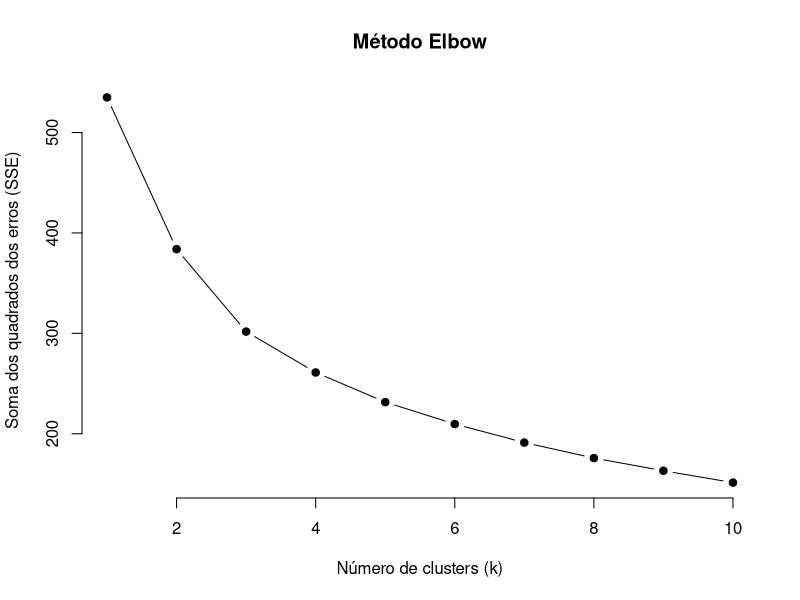
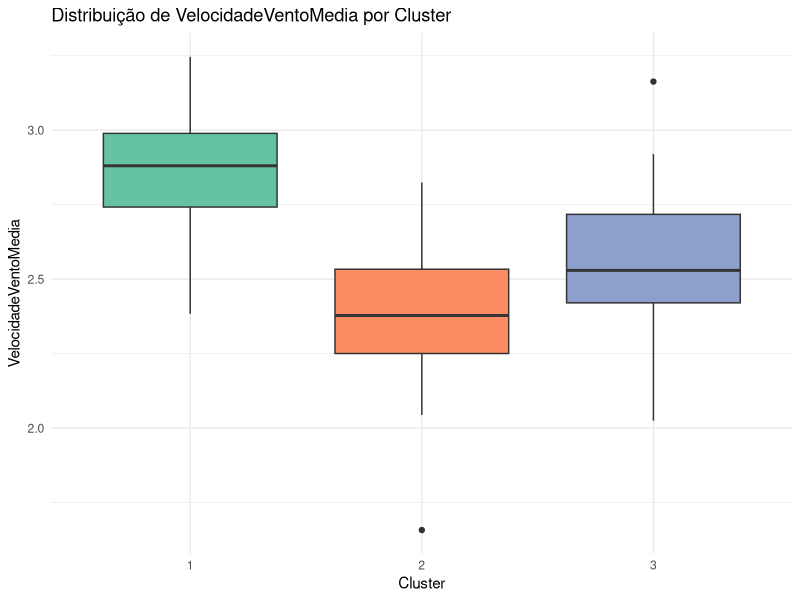
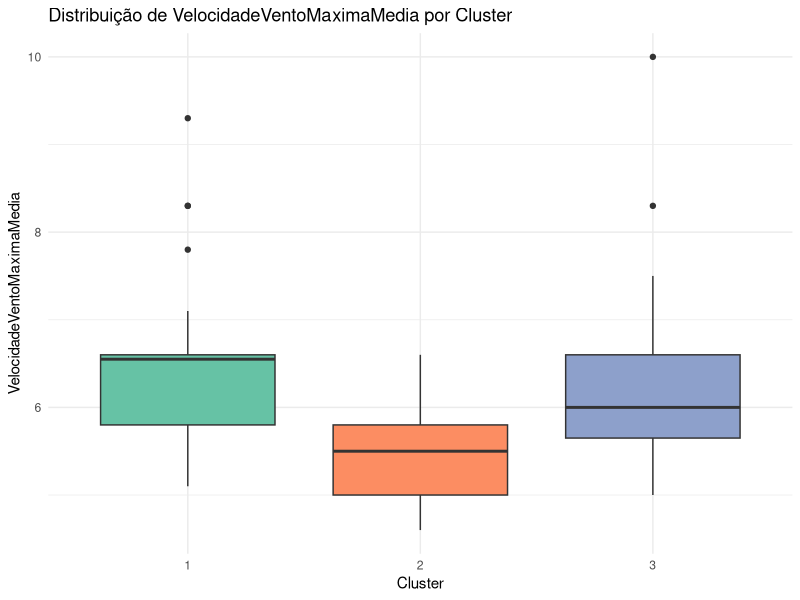
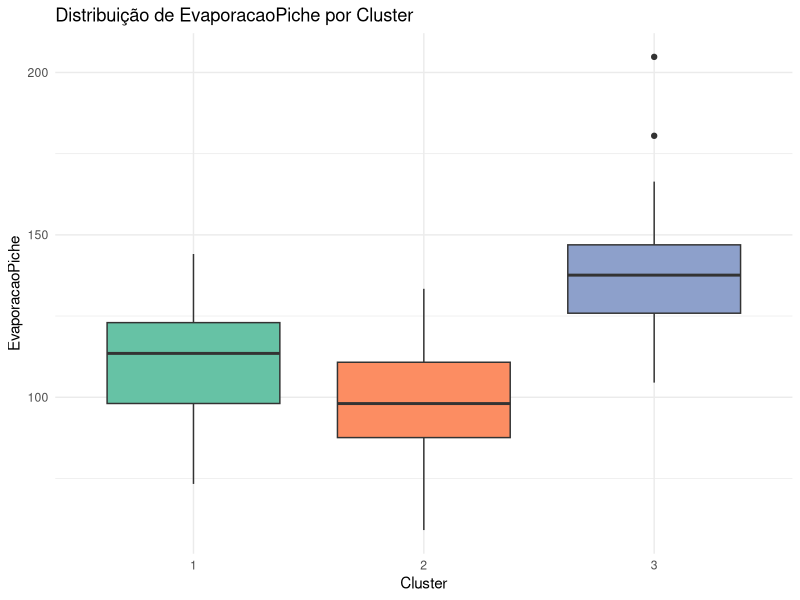
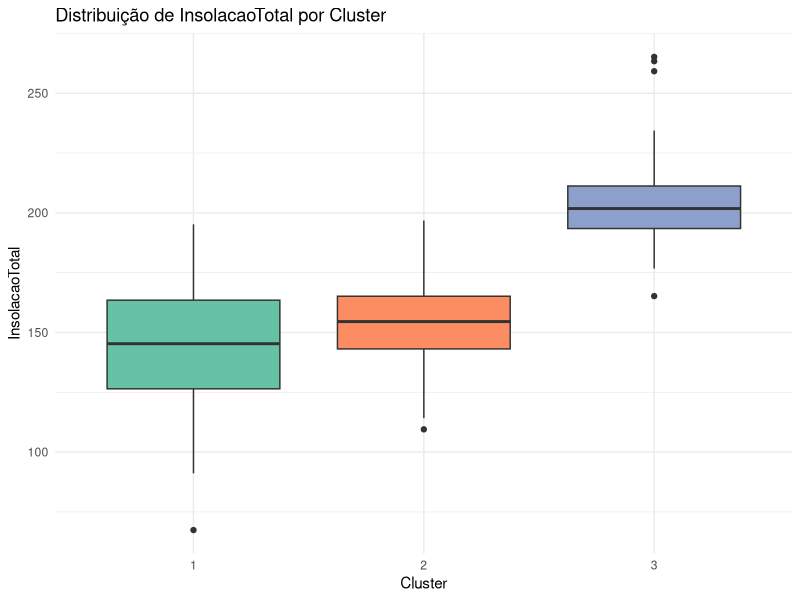
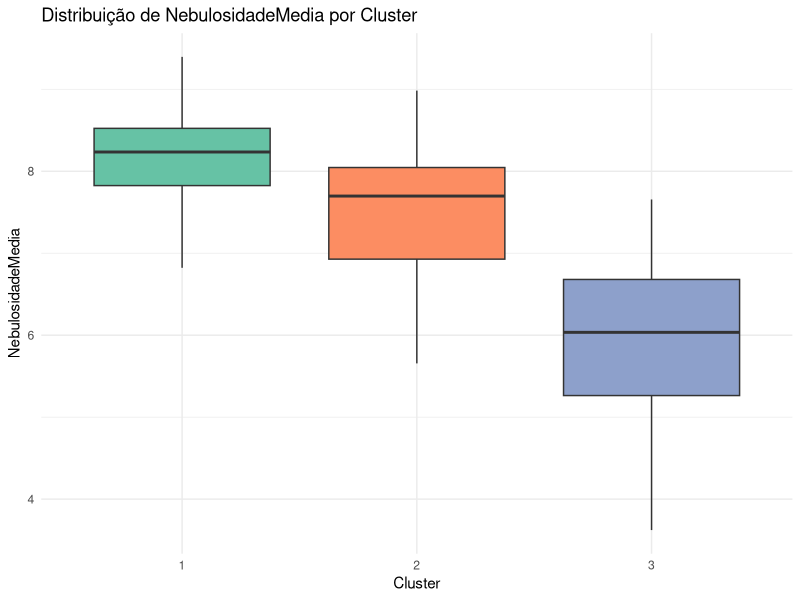
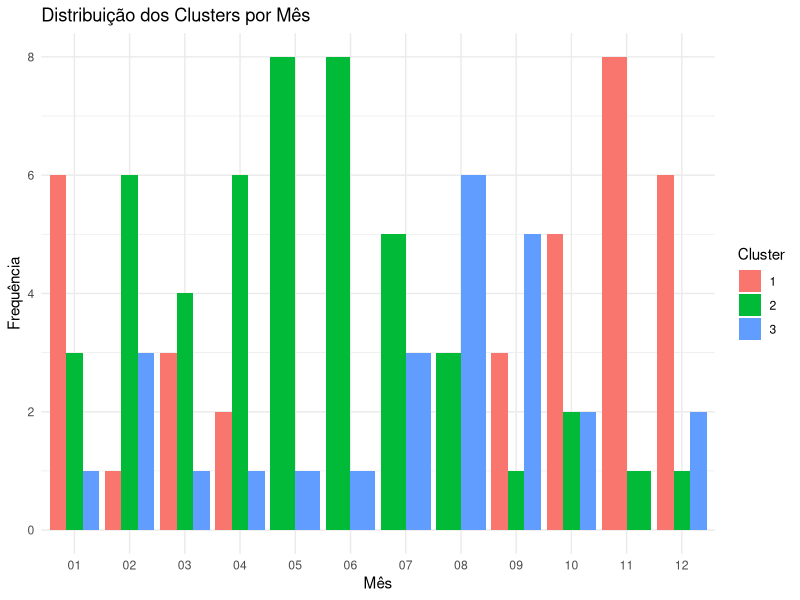

Here is the R script that generated these plots, in order:
# Carregar pacotes necessários
library(tidyverse)

# Carregar os dados (substitua 'dados.csv' pelo nome do arquivo real)
dados <- read.table("dados.txt", sep = ";", stringsAsFactors = FALSE, header = TRUE)

dados <- dados[, -c(20, 21)]
# Visualizar as primeiras linhas para entender o formato dos dados
head(dados)

# Selecionar variáveis numéricas para a clusterização
variaveis_numericas <- dados %>% 
  select(VelocidadeVentoMedia, VelocidadeVentoMaximaMedia, EvaporacaoPiche, InsolacaoTotal, NebulosidadeMedia)

# Criar uma versão filtrada do conjunto de dados para evitar discrepâncias
dados_filtrados <- dados[complete.cases(variaveis_numericas), ]  # Somente linhas sem NA nas variáveis numéricas

# Normalizar os dados (escala 0-1)
variaveis_normalizadas <- scale(variaveis_numericas[complete.cases(variaveis_numericas), ])

# Determinar o número ideal de clusters (Método Elbow)
set.seed(123)
sse <- numeric()
for (k in 1:10) {
  kmeans_model <- kmeans(variaveis_normalizadas, centers = k, nstart = 25)
  sse[k] <- kmeans_model$tot.withinss
}

# Plotar o método Elbow
plot(1:10, sse, type = "b", pch = 19, frame = FALSE, 
     xlab = "Número de clusters (k)", ylab = "Soma dos quadrados dos erros (SSE)",
     main = "Método Elbow")

# Definir o número de clusters (supondo 3 como exemplo)
k <- 3

# Aplicar o K-Means
kmeans_resultado <- kmeans(variaveis_normalizadas, centers = k, nstart = 25)

# Adicionar os clusters ao dataframe filtrado
dados_filtrados$Cluster <- as.factor(kmeans_resultado$cluster)

# Visualizar os primeiros resultados
head(dados_filtrados)

# Analisar as médias de cada variável por cluster
cluster_summary <- dados_filtrados %>% 
  group_by(Cluster) %>% 
  summarise(across(c(VelocidadeVentoMedia, VelocidadeVentoMaximaMedia, EvaporacaoPiche, InsolacaoTotal, NebulosidadeMedia), 
                   list(media = mean, sd = sd), na.rm = TRUE))

print(cluster_summary)

# Lista de variáveis numéricas
variaveis <- c("VelocidadeVentoMedia", "VelocidadeVentoMaximaMedia", "EvaporacaoPiche", "InsolacaoTotal", "NebulosidadeMedia")

# Loop para criar boxplots de todas as variáveis numéricas pelos clusters
for (variavel in variaveis) {
 print( ggplot(dados_filtrados, aes_string(x = "Cluster", y = variavel, fill = "Cluster")) +
    geom_boxplot() +
    labs(
      title = paste("Distribuição de", variavel, "por Cluster"),
      x = "Cluster",
      y = variavel
    ) +
    theme_minimal() +
    theme(legend.position = "none") +
    scale_fill_brewer(palette = "Set2") )
}

# Adicionar uma coluna com o mês extraído da data
dados_filtrados <- dados_filtrados %>%
  mutate(Data = as.Date(Data, format = "%d/%m/%Y"),
         Mes = format(Data, "%m"))

# Calcular a frequência de clusters por mês
freq_mes <- dados_filtrados %>%
  group_by(Mes, Cluster) %>%
  summarise(Frequencia = n(), .groups = "drop")

# Gráfico de barras para a distribuição de clusters ao longo dos meses
ggplot(freq_mes, aes(x = Mes, y = Frequencia, fill = Cluster)) +
  geom_bar(stat = "identity", position = "dodge") +
  labs(title = "Distribuição dos Clusters por Mês",
       x = "Mês",
       y = "Frequência") +
  theme_minimal()
